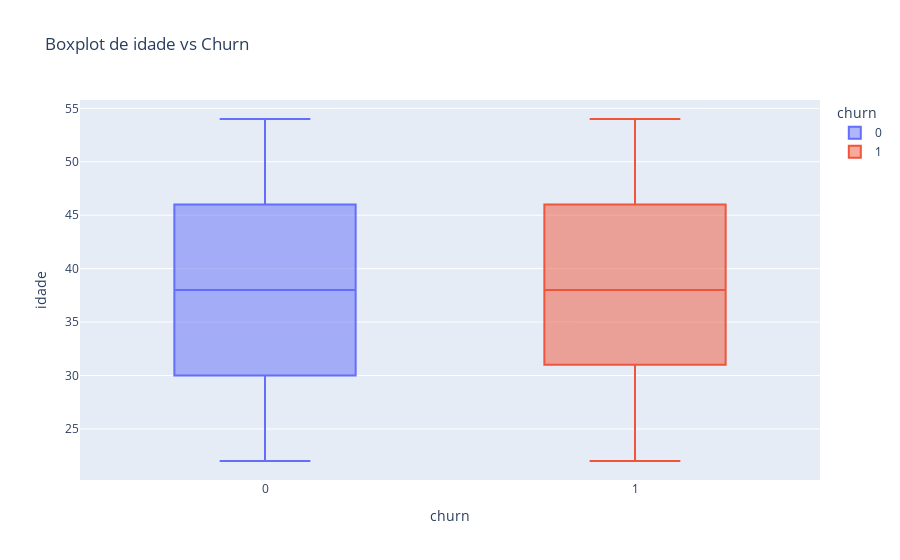
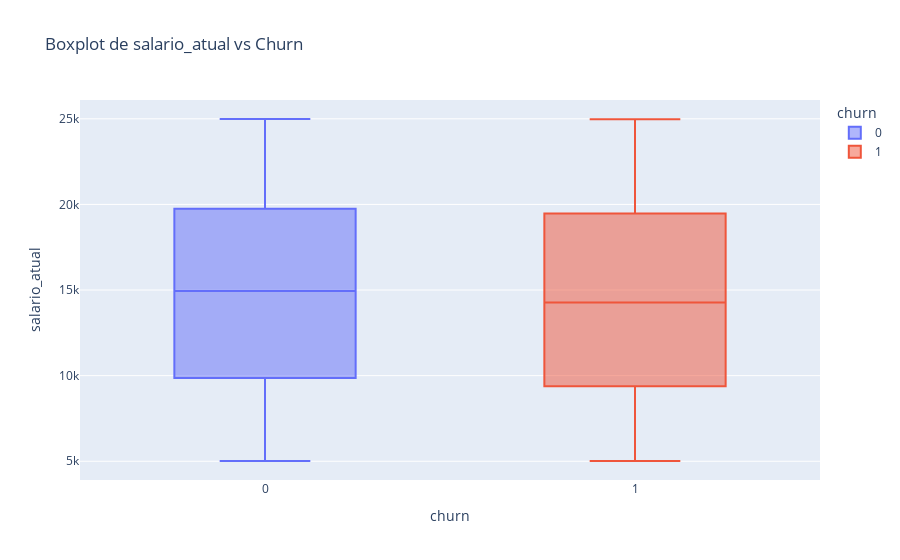
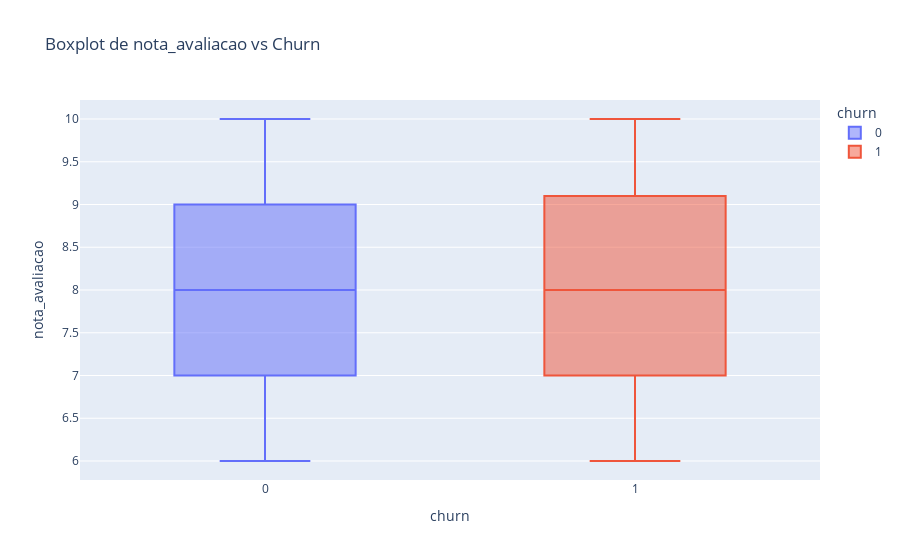
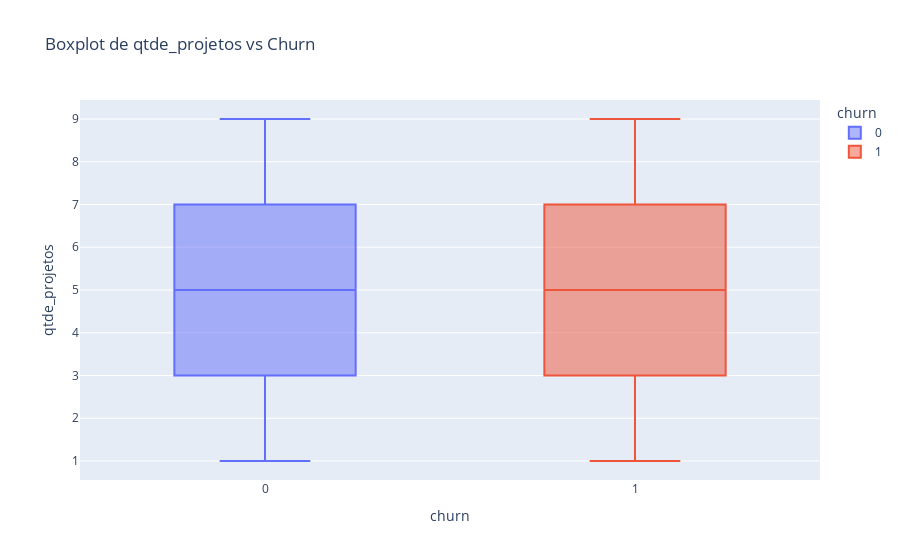

The notebook cell saved with these charts, in order:
### Code cell
# Boxplots para variaveis numericas com Churn
for col in df_employees.select_dtypes(include=['int64', 'float64']).columns:
    if col != 'churn':
        fig = px.box(df_employees, x='churn', y=col, title=f'Boxplot de {col} vs Churn', color='churn')
        fig.show()

### Figure 1 — Plotly figure (JSON) as saved in the notebook; plotly's stock layout.template omitted (floating-point values rounded to 4 significant figures; data arrays with more than 128 entries replaced by an {"elided": "..."} marker saying what was removed)
{"data": [{"alignmentgroup": "True", "hovertemplate": "churn=%{x}<br>idade=%{y}<extra></extra>", "legendgroup": "0", "marker": {"color": "#636efa"}, "name": "0", "notched": false, "offsetgroup": "0", "orientation": "v", "showlegend": true, "type": "box", "x": {"elided": "1714 int values"}, "x0": " ", "xaxis": "x", "y": {"elided": "1714 int values"}, "y0": " ", "yaxis": "y"}, {"alignmentgroup": "True", "hovertemplate": "churn=%{x}<br>idade=%{y}<extra></extra>", "legendgroup": "1", "marker": {"color": "#EF553B"}, "name": "1", "notched": false, "offsetgroup": "1", "orientation": "v", "showlegend": true, "type": "box", "x": {"elided": "286 int values"}, "x0": " ", "xaxis": "x", "y": {"elided": "286 int values"}, "y0": " ", "yaxis": "y"}], "layout": {"boxmode": "overlay", "legend": {"title": {"text": "churn"}, "tracegroupgap": 0}, "title": {"text": "Boxplot de idade vs Churn"}, "xaxis": {"anchor": "y", "categoryarray": [0, 1], "categoryorder": "array", "domain": [0, 1], "title": {"text": "churn"}}, "yaxis": {"anchor": "x", "domain": [0, 1], "title": {"text": "idade"}}}}

### Figure 2 — Plotly figure (JSON) as saved in the notebook; plotly's stock layout.template omitted (floating-point values rounded to 4 significant figures; data arrays with more than 128 entries replaced by an {"elided": "..."} marker saying what was removed)
{"data": [{"alignmentgroup": "True", "hovertemplate": "churn=%{x}<br>salario_atual=%{y}<extra></extra>", "legendgroup": "0", "marker": {"color": "#636efa"}, "name": "0", "notched": false, "offsetgroup": "0", "orientation": "v", "showlegend": true, "type": "box", "x": {"elided": "1714 int values"}, "x0": " ", "xaxis": "x", "y": {"elided": "1714 int values"}, "y0": " ", "yaxis": "y"}, {"alignmentgroup": "True", "hovertemplate": "churn=%{x}<br>salario_atual=%{y}<extra></extra>", "legendgroup": "1", "marker": {"color": "#EF553B"}, "name": "1", "notched": false, "offsetgroup": "1", "orientation": "v", "showlegend": true, "type": "box", "x": {"elided": "286 int values"}, "x0": " ", "xaxis": "x", "y": {"elided": "286 int values"}, "y0": " ", "yaxis": "y"}], "layout": {"boxmode": "overlay", "legend": {"title": {"text": "churn"}, "tracegroupgap": 0}, "title": {"text": "Boxplot de salario_atual vs Churn"}, "xaxis": {"anchor": "y", "categoryarray": [0, 1], "categoryorder": "array", "domain": [0, 1], "title": {"text": "churn"}}, "yaxis": {"anchor": "x", "domain": [0, 1], "title": {"text": "salario_atual"}}}}

### Figure 3 — Plotly figure (JSON) as saved in the notebook; plotly's stock layout.template omitted (floating-point values rounded to 4 significant figures; data arrays with more than 128 entries replaced by an {"elided": "..."} marker saying what was removed)
{"data": [{"alignmentgroup": "True", "hovertemplate": "churn=%{x}<br>nota_avaliacao=%{y}<extra></extra>", "legendgroup": "0", "marker": {"color": "#636efa"}, "name": "0", "notched": false, "offsetgroup": "0", "orientation": "v", "showlegend": true, "type": "box", "x": {"elided": "1714 int values"}, "x0": " ", "xaxis": "x", "y": {"elided": "1714 float values"}, "y0": " ", "yaxis": "y"}, {"alignmentgroup": "True", "hovertemplate": "churn=%{x}<br>nota_avaliacao=%{y}<extra></extra>", "legendgroup": "1", "marker": {"color": "#EF553B"}, "name": "1", "notched": false, "offsetgroup": "1", "orientation": "v", "showlegend": true, "type": "box", "x": {"elided": "286 int values"}, "x0": " ", "xaxis": "x", "y": {"elided": "286 float values"}, "y0": " ", "yaxis": "y"}], "layout": {"boxmode": "overlay", "legend": {"title": {"text": "churn"}, "tracegroupgap": 0}, "title": {"text": "Boxplot de nota_avaliacao vs Churn"}, "xaxis": {"anchor": "y", "categoryarray": [0, 1], "categoryorder": "array", "domain": [0, 1], "title": {"text": "churn"}}, "yaxis": {"anchor": "x", "domain": [0, 1], "title": {"text": "nota_avaliacao"}}}}

### Figure 4 — Plotly figure (JSON) as saved in the notebook; plotly's stock layout.template omitted (floating-point values rounded to 4 significant figures; data arrays with more than 128 entries replaced by an {"elided": "..."} marker saying what was removed)
{"data": [{"alignmentgroup": "True", "hovertemplate": "churn=%{x}<br>qtde_projetos=%{y}<extra></extra>", "legendgroup": "0", "marker": {"color": "#636efa"}, "name": "0", "notched": false, "offsetgroup": "0", "orientation": "v", "showlegend": true, "type": "box", "x": {"elided": "1714 int values"}, "x0": " ", "xaxis": "x", "y": {"elided": "1714 int values"}, "y0": " ", "yaxis": "y"}, {"alignmentgroup": "True", "hovertemplate": "churn=%{x}<br>qtde_projetos=%{y}<extra></extra>", "legendgroup": "1", "marker": {"color": "#EF553B"}, "name": "1", "notched": false, "offsetgroup": "1", "orientation": "v", "showlegend": true, "type": "box", "x": {"elided": "286 int values"}, "x0": " ", "xaxis": "x", "y": {"elided": "286 int values"}, "y0": " ", "yaxis": "y"}], "layout": {"boxmode": "overlay", "legend": {"title": {"text": "churn"}, "tracegroupgap": 0}, "title": {"text": "Boxplot de qtde_projetos vs Churn"}, "xaxis": {"anchor": "y", "categoryarray": [0, 1], "categoryorder": "array", "domain": [0, 1], "title": {"text": "churn"}}, "yaxis": {"anchor": "x", "domain": [0, 1], "title": {"text": "qtde_projetos"}}}}
